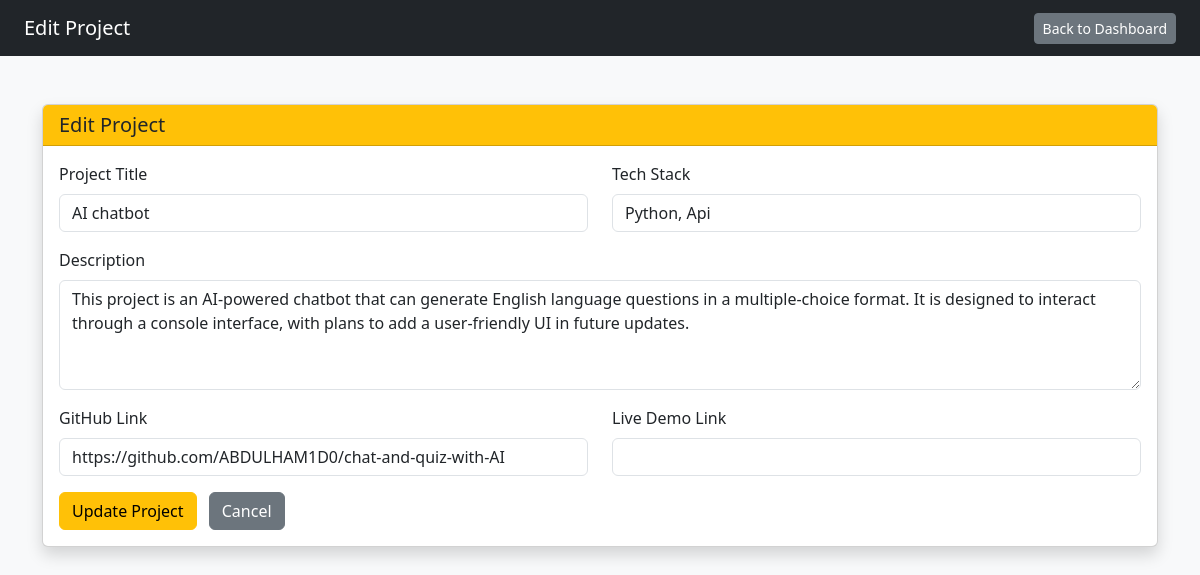
Screenshot of /admin/edit_project.php?id=7 (signed in) with the database file from the repository.
### tables this page shows
CREATE TABLE `projects` (
  `id` int(11) NOT NULL,
  `title` varchar(200) NOT NULL,
  `description` text NOT NULL,
  `tech_stack` varchar(200) DEFAULT NULL,
  `github_link` varchar(300) DEFAULT NULL,
  `live_link` varchar(300) DEFAULT NULL,
  `created_at` timestamp NOT NULL DEFAULT current_timestamp()
);

### admin/edit_project.php (the view, shortened to what this page needs)
<?php
require '../includes/db.php';
$id = (int)$_GET['id'];
$stmt = $pdo->prepare("SELECT * FROM projects WHERE id = ?");
$stmt->execute([$id]);
$project = $stmt->fetch(PDO::FETCH_ASSOC);
?>
<!DOCTYPE html>
<html lang="en">
<head>
    <link href="https://cdn.jsdelivr.net/npm/bootstrap@5.3.2/dist/css/bootstrap.min.css" rel="stylesheet">
</head>
<body class="bg-light">
<nav class="navbar navbar-dark bg-dark px-4">
    <span class="navbar-brand">Edit Project</span>
    <a href="dashboard.php" class="btn btn-secondary btn-sm">Back to Dashboard</a>
</nav>
<div class="container mt-5">
    <div class="card shadow">
        <div class="card-header bg-warning">
            <h5 class="mb-0">Edit Project</h5>
        </div>
        <div class="card-body">
            <form method="POST">
                <div class="row">
                    <div class="col-md-6 mb-3">
                        <label class="form-label">Project Title</label>
                        <input type="text" name="title" class="form-control"
                               value="<?php echo htmlspecialchars($project['title']); ?>" required>
                    </div>
                    <div class="col-md-6 mb-3">
                        <label class="form-label">Tech Stack</label>
                        <input type="text" name="tech_stack" class="form-control"
                               value="<?php echo htmlspecialchars($project['tech_stack']); ?>">
                    </div>
                    <div class="col-md-12 mb-3">
                        <label class="form-label">Description</label>
                        <textarea name="description" class="form-control" rows="4" required><?php echo htmlspecialchars($project['description']); ?></textarea>
                    </div>
                    <div class="col-md-6 mb-3">
                        <label class="form-label">GitHub Link</label>
                        <input type="text" name="github_link" class="form-control"
                               value="<?php echo htmlspecialchars($project['github_link']); ?>">
                    </div>
                    <div class="col-md-6 mb-3">
                        <label class="form-label">Live Demo Link</label>
                        <input type="text" name="live_link" class="form-control"
                               value="<?php echo htmlspecialchars($project['live_link']); ?>">
                    </div>
                    <div class="col-md-12">
                        <button type="submit" class="btn btn-warning">Update Project</button>
                        <a href="dashboard.php" class="btn btn-secondary ms-2">Cancel</a>
                    </div>
                </div>
            </form>
        </div>
    </div>
</div>
</body>
</html>

### rows the page displays
projects: title "AI chatbot", tech_stack "Python, Api", description "This project is an AI-powered chatbot that can generate English language questions in a multiple-choice format. It is designed to interact through a console interface, with plans to add a user-friendly UI in future updates.", github_link "https://github.com/ABDULHAM1D0/chat-and-quiz-with-AI"
